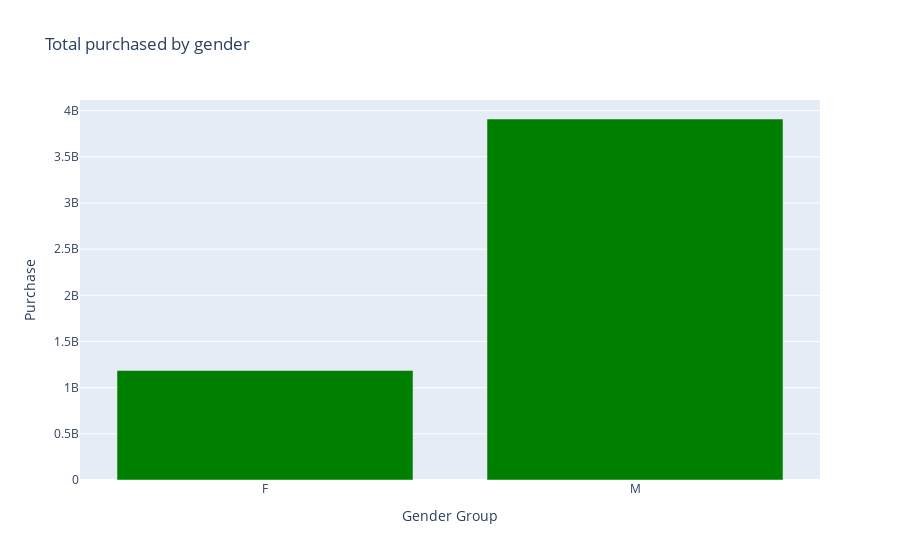

Write notebook code for a chart like this one.
### Code cell
fig = px.bar(Grouped_by_Gender, x=Grouped_by_Gender.index, y="Purchase",
             labels={"Gender": "Gender Group", "Average_Spending_Per_Product": "Average Spending per Product"},
             title="Total purchased by gender", color_discrete_sequence=["green"])

# Show the plot
fig.show()

### Figure 1 — Plotly figure (JSON) as saved in the notebook; plotly's stock layout.template omitted (floating-point values rounded to 4 significant figures)
{"data": [{"alignmentgroup": "True", "hovertemplate": "Gender Group=%{x}<br>Purchase=%{y}<extra></extra>", "legendgroup": "", "marker": {"color": "green", "pattern": {"shape": ""}}, "name": "", "offsetgroup": "", "orientation": "v", "showlegend": false, "textposition": "auto", "type": "bar", "x": ["F", "M"], "xaxis": "x", "y": [1186232642, 3909580100], "yaxis": "y"}], "layout": {"barmode": "relative", "legend": {"tracegroupgap": 0}, "title": {"text": "Total purchased by gender"}, "xaxis": {"anchor": "y", "domain": [0, 1], "title": {"text": "Gender Group"}}, "yaxis": {"anchor": "x", "domain": [0, 1], "title": {"text": "Purchase"}}}}
